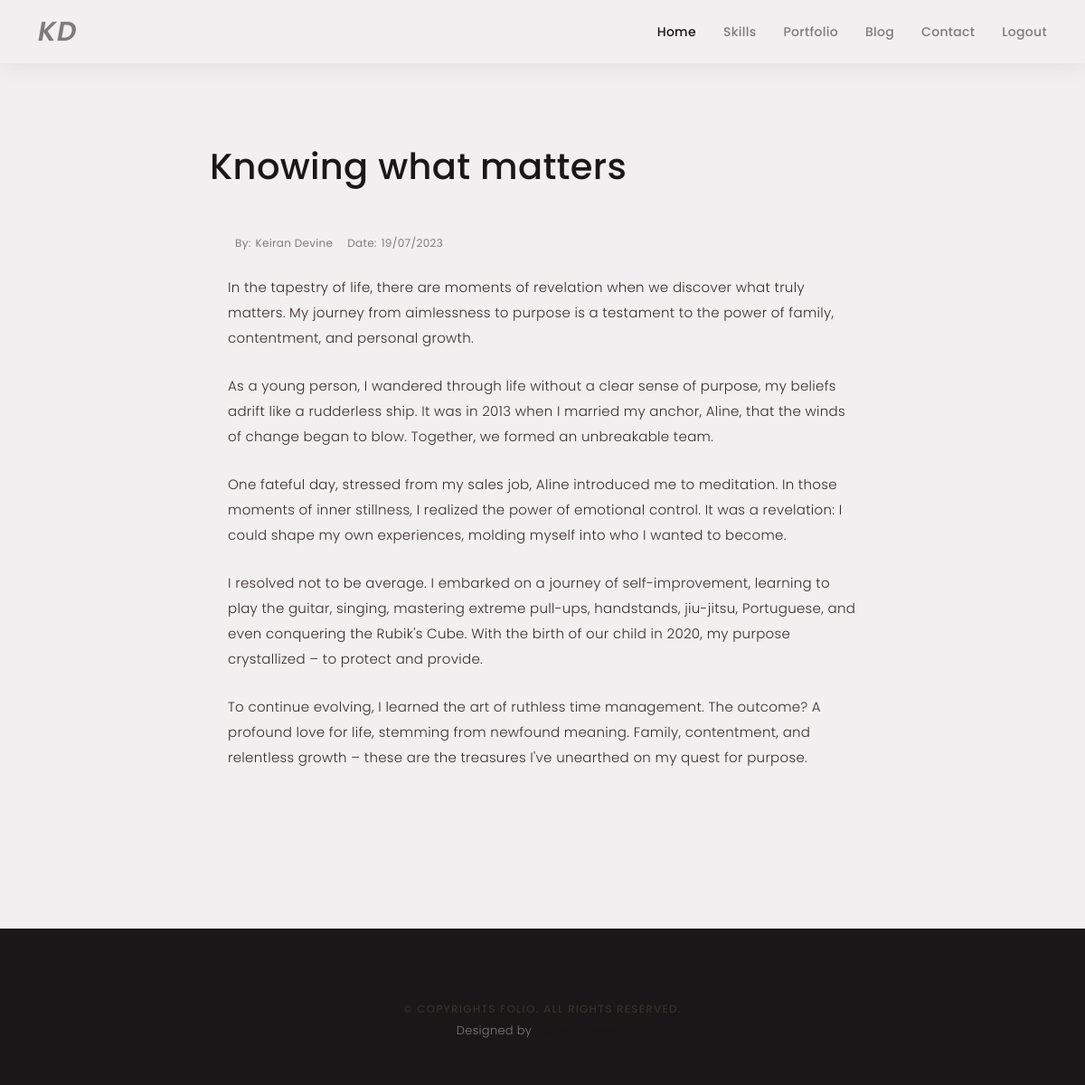
The app's page /blog/3 (signed in), older data.
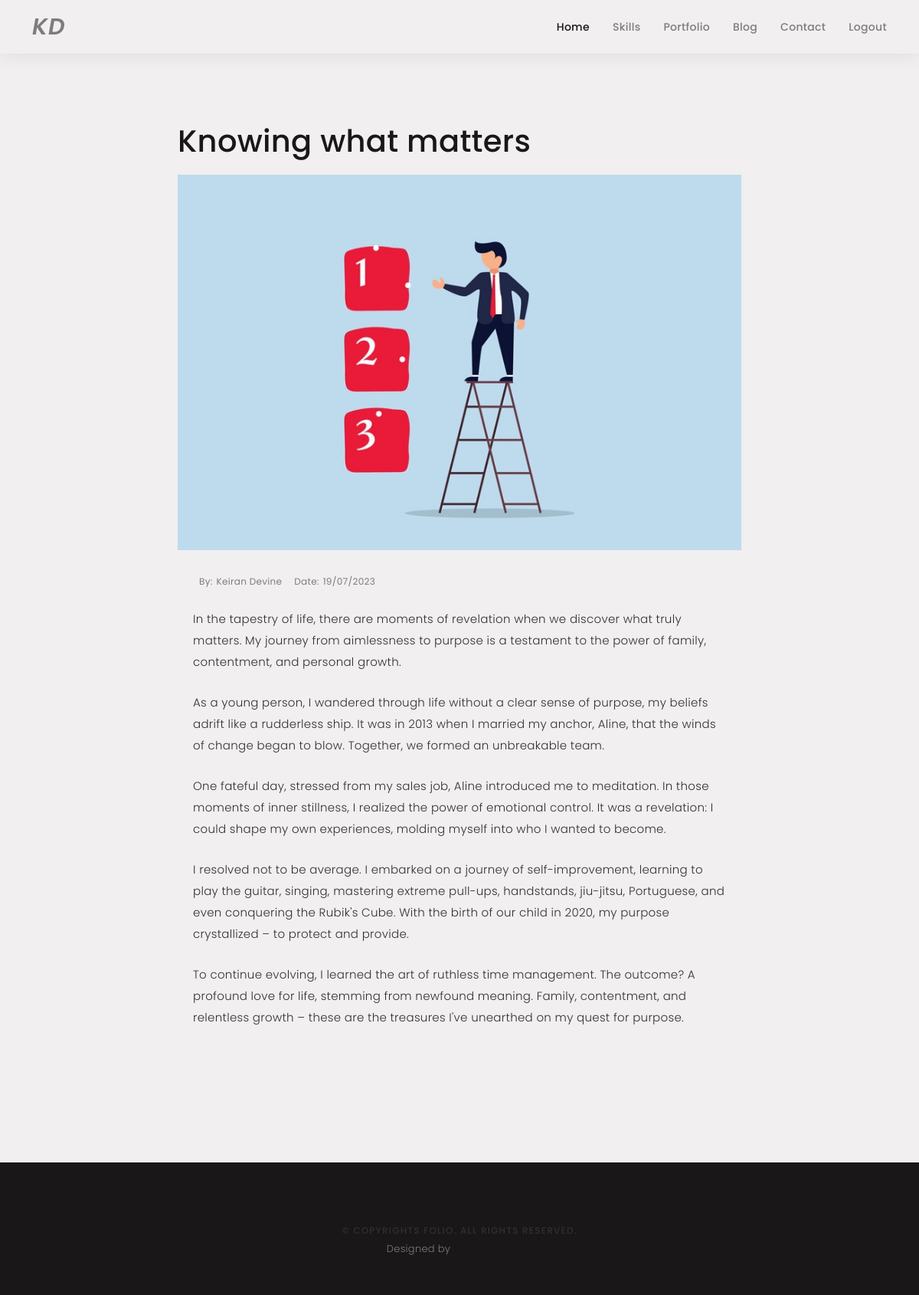
The same page, newer data.
### main.py (models this page shows)
class BlogPost(db.Model):
    id = db.Column(db.Integer, primary_key=True)
    title = db.Column(db.String(250), unique=True, nullable=False)
    subtitle = db.Column(db.String(250), nullable=False)
    date = db.Column(db.String(250), nullable=False)
    body = db.Column(db.Text, nullable=False)
    author = db.Column(db.String(250), nullable=False)
    img_url = db.Column(db.String(250), nullable=False)

### main.py (the view)
@app.route('/blog/<int:blog_id>')
def get_post(blog_id):
    requested_post = BlogPost.query.get(blog_id)
    return render_template('blog-single.min.html', post=requested_post, charset='UTF-8')

### main.py (called while the page is built)
@login_manager.user_loader
def load_user(user_id):
    return User.query.get(int(user_id))

### templates/blog-single.min.html
{% extends 'base.html' %} {% block content %}<body><main id="main"><div class="main-content paddsection"><div class="container"><div class="row justify-content-center"><div class="col-md-8 col-md-offset-2"><div class="row"><div class="container-main single-main"><div class="col-md-12"><div class="block-main mb-30"><h1 id="post-title">{{ post.title }}</h1><br><img src="{{post.img_url}}" class="img-responsive" alt="" width="100%"><div class="content-main single-post padDiv"><div class="post-meta"><ul class="list-unstyled mb-0"><li class="author">by:<a href="https://www.linkedin.com/in/keiran-devine-1ba373274/">{{post.author}}</a></li><li class="date">date:<a href="#">19/07/2023</a></li></ul></div><p>{{ post.body|safe }}</p></div></div></div></div></div></div></div></div></div></main>{% endblock %}</body>

Row changes from the older to the newer data that the page shows:
changed BlogPost "Knowing what matters": img_url: picture added
